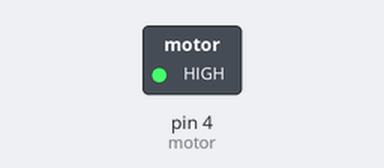
Recording of a sketch running on a simulated Arduino Uno, built with avr-gcc and run on an emulated ATmega328P. Shown: switched loads named in the sketch (green lamp = pin HIGH).

Above: at 2.5 s.
At 7.5 s:
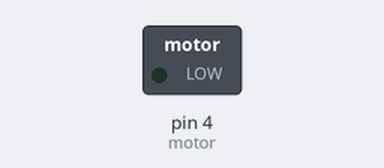
Timing chart, 0 to 13.0 s (numbered marks = the images above):
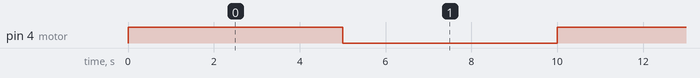

Measured:
- by itself, pin 4 (motor): alternates HIGH for 5.0 s and LOW for 5.0 s

The sketch:

probaMotor.ino
```cpp
int motor = 4;

void setup() {
  // put your setup code here, to run once:
  Serial.begin(115200);

  pinMode(motor, OUTPUT);
}

void loop() {
  // put your main code here, to run repeatedly:
  digitalWrite(motor, HIGH);
  delay(5000);
  digitalWrite(motor, LOW);
  delay(5000);
}
```
